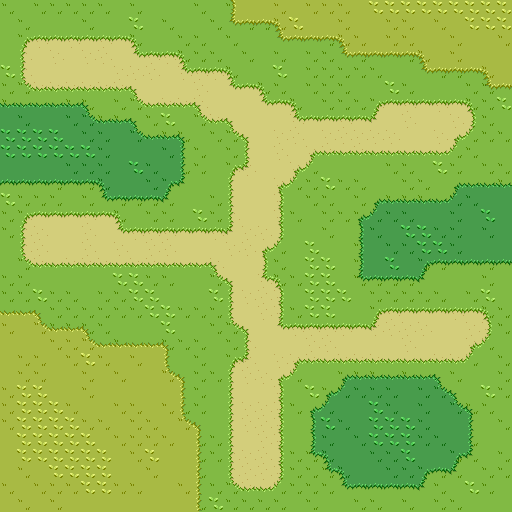

A 2D game scene composited from a Tiled map and its tileset images. What follows is a short description and the map's XML, with each tile layer's data collapsed to a summary:
An orthogonal 32x32 tile map with 16x16 px tiles, 4 tile layers (Paths, Grass Normal, Grass Dark, Grass Bright).

<map version="1.0" orientation="orthogonal" renderorder="right-down" width="32" height="32" tilewidth="16" tileheight="16" nextobjectid="1">
 <tileset firstgid="1" name="Grass tileset" tilewidth="16" tileheight="16" tilecount="256" columns="16">
  <image source="grass_tileset_16x16.png" width="256" height="256" />
  <terraintypes>
   <terrain name="Grass Bright" tile="3" />
   <terrain name="Grass Normal" tile="51" />
   <terrain name="Grass Dark" tile="99" />
  </terraintypes>
  <tile id="0" terrain="0,0,0,0" />
  <tile id="1" terrain="0,,," />
  <tile id="2" terrain=",0,," />
  <tile id="3" terrain="0,0,," />
  <tile id="4" terrain="0,0,0," />
  <tile id="5" terrain="0,0,,0" />
  <tile id="16" terrain="0,0,0,0" />
  <tile id="17" terrain=",,0," />
  <tile id="18" terrain=",,,0" />
  <tile id="19" terrain=",,0,0" />
  <tile id="20" terrain="0,,0,0" />
  <tile id="21" terrain=",0,0,0" />
  <tile id="33" terrain="0,,0," />
  <tile id="34" terrain=",0,,0" />
  <tile id="48" terrain="1,1,1,1" />
  <tile id="49" terrain="1,,," />
  <tile id="50" terrain=",1,," />
  <tile id="51" terrain="1,1,," />
  <tile id="52" terrain="1,1,1," />
  <tile id="53" terrain="1,1,,1" />
  <tile id="64" terrain="1,1,1,1" />
  <tile id="65" terrain=",,1," />
  <tile id="66" terrain=",,,1" />
  <tile id="67" terrain=",,1,1" />
  <tile id="68" terrain="1,,1,1" />
  <tile id="69" terrain=",1,1,1" />
  <tile id="81" terrain="1,,1," />
  <tile id="82" terrain=",1,,1" />
  <tile id="96" terrain="2,2,2,2" />
  <tile id="97" terrain="2,,," />
  <tile id="98" terrain=",2,," />
  <tile id="99" terrain="2,2,," />
  <tile id="100" terrain="2,2,2," />
  <tile id="101" terrain="2,2,,2" />
  <tile id="112" terrain="2,2,2,2" />
  <tile id="113" terrain=",,2," />
  <tile id="114" terrain=",,,2" />
  <tile id="115" terrain=",,2,2" />
  <tile id="116" terrain="2,,2,2" />
  <tile id="117" terrain=",2,2,2" />
  <tile id="129" terrain="2,,2," />
  <tile id="130" terrain=",2,,2" />
 </tileset>
 <layer name="Paths" width="32" height="32">
  <data>[1024 cells, 1024 non-empty, 2 distinct tile ids]</data>
 </layer>
 <layer name="Grass Normal" width="32" height="32">
  <data>[1024 cells, 906 non-empty, 15 distinct tile ids]</data>
 </layer>
 <layer name="Grass Dark" width="32" height="32">
  <data>[1024 cells, 201 non-empty, 15 distinct tile ids]</data>
 </layer>
 <layer name="Grass Bright" width="32" height="32">
  <data>[1024 cells, 215 non-empty, 11 distinct tile ids]</data>
 </layer>
</map>
